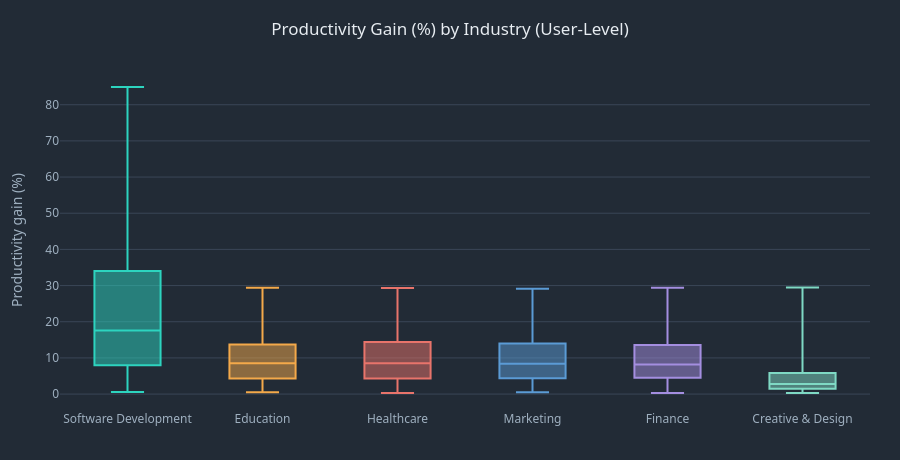

Notebook cell for this chart:
### Markdown cell above
**DeepSeek (42.6% mean) and GitHub Copilot (40.1%) users report far larger productivity gains than users of the general-purpose assistants** &mdash; ChatGPT, Claude, Gemini and Perplexity all cluster tightly around 9&ndash;10%, and Midjourney sits lowest at 2.2%. That's a coding-tool vs. general-assistant split more than a "one tool is better" story &mdash; see 4.5 below, where the same split shows up by job role.

### 4.4 Productivity gain by industry (user-level)

### Code cell
ind_order = users.groupby('Industry')['Productivity_Gain_Percent'].median().sort_values(ascending=False).index

fig = go.Figure()
for i, ind in enumerate(ind_order):
    fig.add_trace(go.Box(y=users.loc[users['Industry'] == ind, 'Productivity_Gain_Percent'],
                          name=ind, marker_color=PALETTE[i % len(PALETTE)], boxpoints=False))
fig.update_layout(title='Productivity Gain (%) by Industry (User-Level)', yaxis_title='Productivity gain (%)',
                   height=460, showlegend=False)
fig.show()

### Figure 1 — Plotly figure (JSON) as saved in the notebook; plotly's stock layout.template omitted (floating-point values rounded to 4 significant figures; data arrays with more than 128 entries replaced by an {"elided": "..."} marker saying what was removed)
{"data": [{"boxpoints": false, "marker": {"color": "#2dd4bf"}, "name": "Software Development", "type": "box", "y": {"elided": "2454 float values"}}, {"boxpoints": false, "marker": {"color": "#f4a94a"}, "name": "Education", "type": "box", "y": {"elided": "2556 float values"}}, {"boxpoints": false, "marker": {"color": "#e8746b"}, "name": "Healthcare", "type": "box", "y": {"elided": "2567 float values"}}, {"boxpoints": false, "marker": {"color": "#5b9bd5"}, "name": "Marketing", "type": "box", "y": {"elided": "2511 float values"}}, {"boxpoints": false, "marker": {"color": "#a48ee0"}, "name": "Finance", "type": "box", "y": {"elided": "2397 float values"}}, {"boxpoints": false, "marker": {"color": "#7fd9c4"}, "name": "Creative & Design", "type": "box", "y": {"elided": "2515 float values"}}], "layout": {"height": 460, "showlegend": false, "title": {"text": "Productivity Gain (%) by Industry (User-Level)"}, "yaxis": {"title": {"text": "Productivity gain (%)"}}}}
